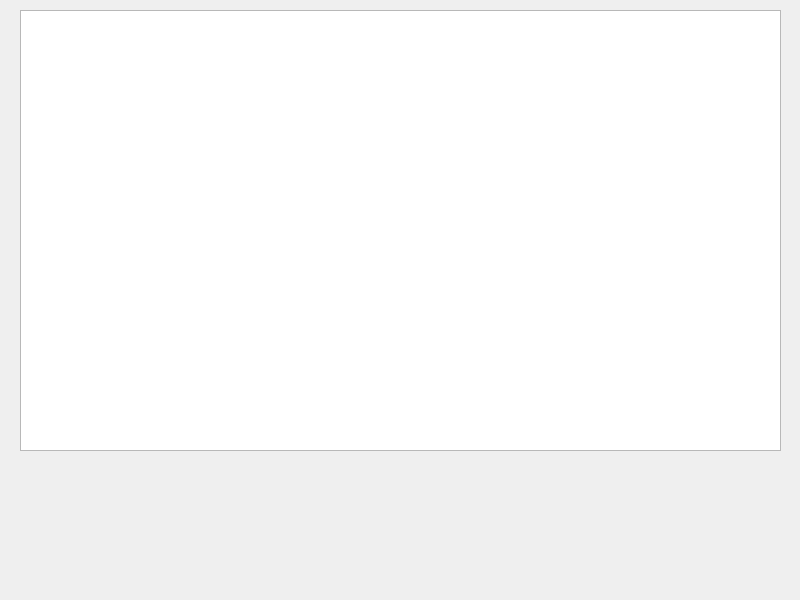
<?xml version="1.0" encoding="UTF-8"?>
<ui version="4.0">
 <class>Widget</class>
 <widget class="QWidget" name="Widget">
  <property name="geometry">
   <rect>
    <x>0</x>
    <y>0</y>
    <width>800</width>
    <height>600</height>
   </rect>
  </property>
  <property name="windowTitle">
   <string>Widget</string>
  </property>
  <widget class="QListWidget" name="listWidget">
   <property name="geometry">
    <rect>
     <x>20</x>
     <y>10</y>
     <width>761</width>
     <height>441</height>
    </rect>
   </property>
   <property name="autoFillBackground">
    <bool>false</bool>
   </property>
  </widget>
 </widget>
 <resources/>
 <connections/>
</ui>
